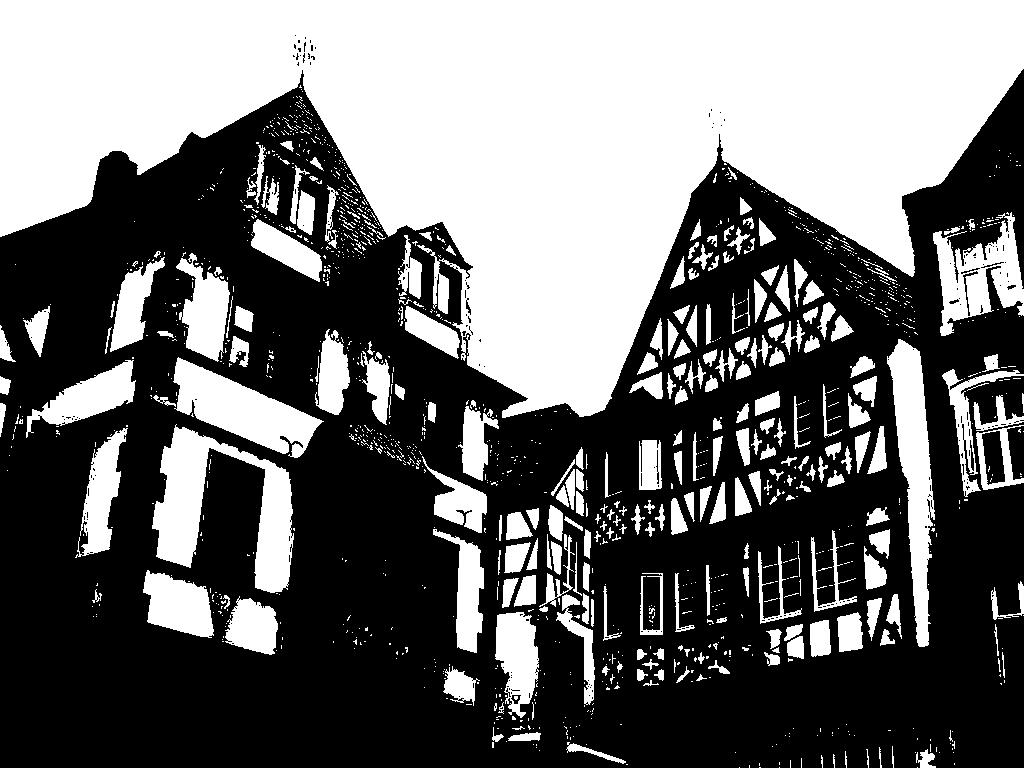
%> input picture Image_processing_post_otsus_algorithm.jpg, 1024 x 768 px
$ octave third_image_procession.m   (GNU Octave 9; MATLAB toolbox functions it lacks are replaced by stand-ins)
%> lines starting %> are read from the running program, lines starting %| are printed output that depends on the picture
%imread() , class(), rgb2gray(), imresize(Img,0.5,"nearest") ,max()
%,min(),imhist()fonk gördük
%fonk gördük
%fonksiyonlarını görük.
Img=imread('Image_processing_post_otsus_algorithm.jpg');%resmi imread() fonksiyonu ile okuduk.
%> Img is the input picture: size 768x1024 uint8; min 0, max 255, mean 109.2
imshow(Img);%imshow() fonksiyonu ile resmimizi gösterdik ekranda
axis on;%axis on ile resmin x ve y deki pixellerinin ekranda görünmesini sağladık
disp(class(Img));%disp() ekranda göster yaptık. class() fonksiyonu ile resmin ne şekilde saklandığını öğrendik uint8 miş.
%| uint8
Img2=imread("WhatsApp Image 2021-10-11 at 17.32.23 (1).jpeg");%imread() fonk ile diğer resmi okuduk
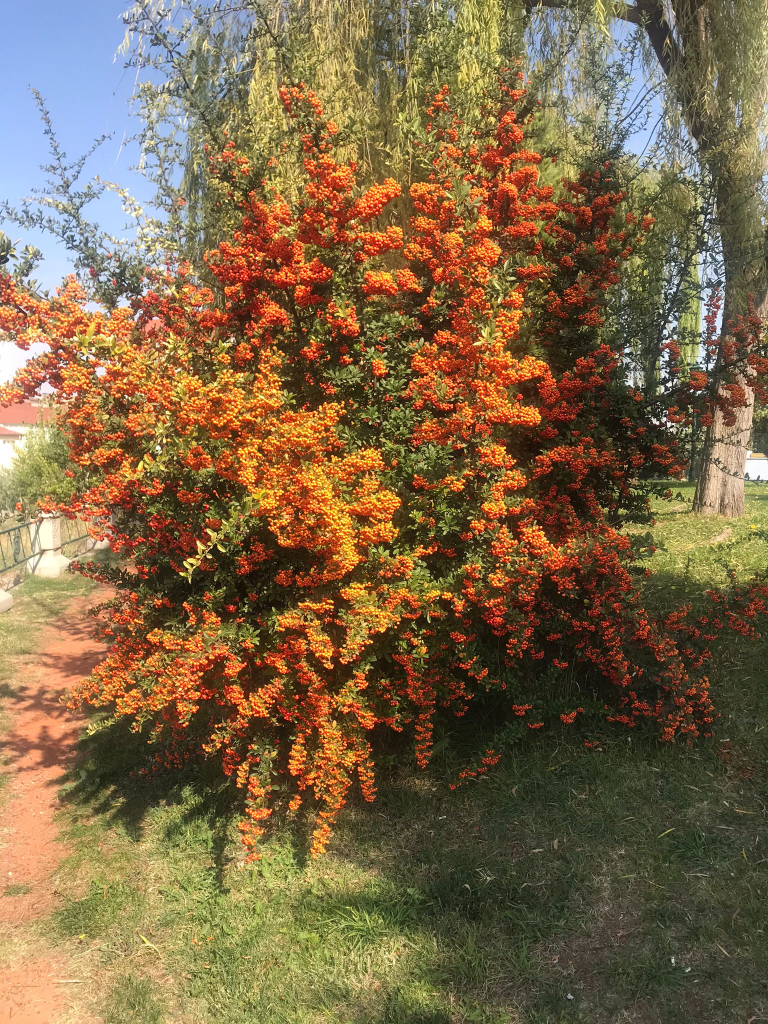
%> input picture WhatsApp Image 2021-10-11 at 17.32.23 (1).jpeg, 1536 x 2048 px (shown at 1/2 size)
%> Img2 is the input picture: size 2048x1536x3 uint8; mean R, G, B 126.6, 103.6, 72
figure;%figure ile yeni bir pencere açtık yeni resmi farklı bir pencerede açmak için
Img2=rgb2gray(Img2);%rgb2gray() fonk ile resmimizi resnkliden gri levele çevirdik.
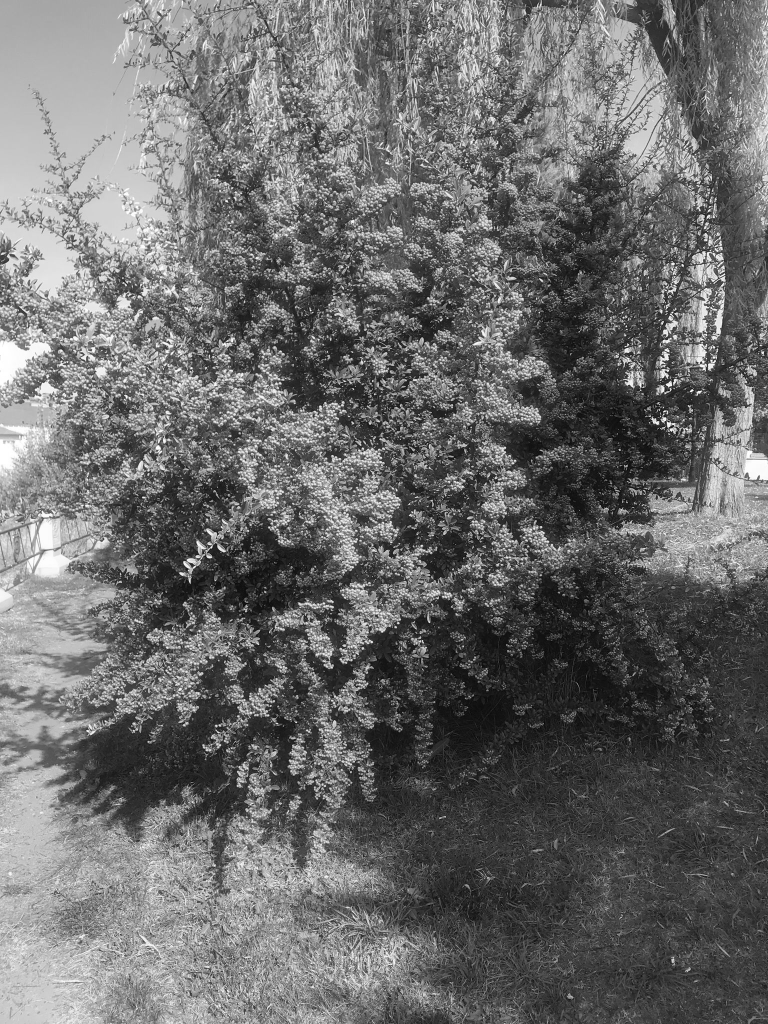
%> Img2: size 2048x1536 uint8 (shown at 1/2 size); min 1, max 255, mean 106.9
imshow(Img2);
axis on;
disp("1. resmin boyutları:");
disp(size(Img2));
%|    2048   1536
disp("2. resmin boyutları:");
disp(size(Img2));
%|    2048   1536
Img_new=imresize(Img,0.5,"nearest");%imresize(resim,küçültme ya da büyültme oranı,küçültme nasıl yapısın)
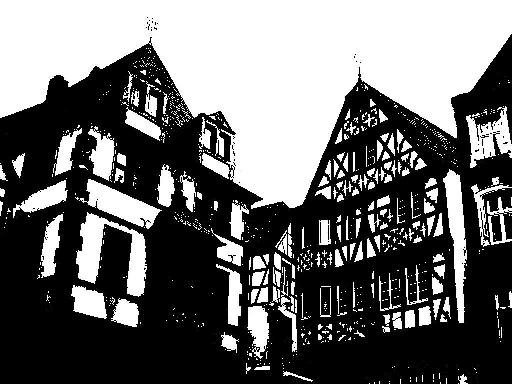
%> Img_new: size 384x512 uint8; min 0, max 255, mean 108.8
figure;
imshow(Img_new);
axis on;
P=Img2(200,24);%resimdeki 200 x,24 y deki pizelin gray levelini p ye atadık.
%> P = 187
figure("Name","p");
imhist(P);
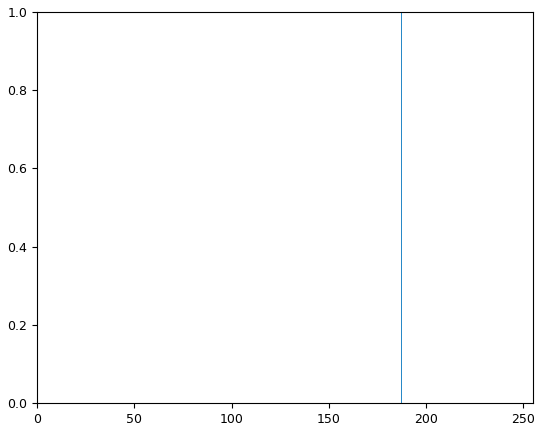
%> figure redrawn from the program's plot data; highest point at x = 187, y = 1
figure("Name","image 2")
imhist(Img2);
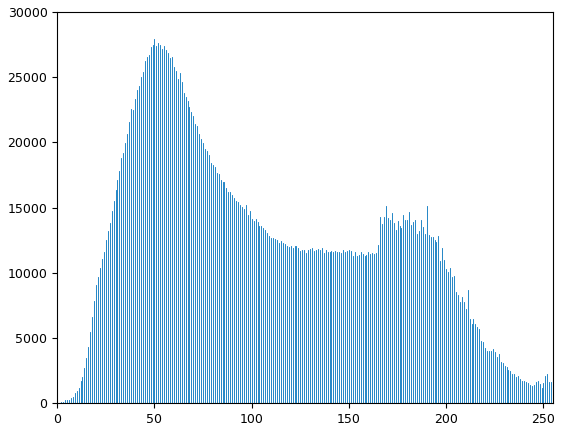
%> figure redrawn from the program's plot data; highest point at x = 50, y = 27892
disp(P);
%| 187
B=Img(200:400,200:500);
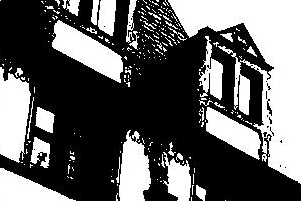
%> B: size 201x301 uint8; min 0, max 255, mean 98.5
figure;
imshow(B);
%img(:) yaptığımızda img matriximizi sütün matrix yapıyoruz böylece dizideki
%en yüksek değerli pixelin değerinini bulmuş oluyoruz.

Max_value=max(Img2(:));
%> Max_value = 255
Min_value=min(Img2(:));
%> Min_value = 1
disp("max value of image 2:")
disp(Max_value);
%| 255
disp("min value of image 2:")
disp(Min_value);
%| 1
s=size(Img2);
%> s = [2048 1536]
disp(s);
%|    2048   1536
